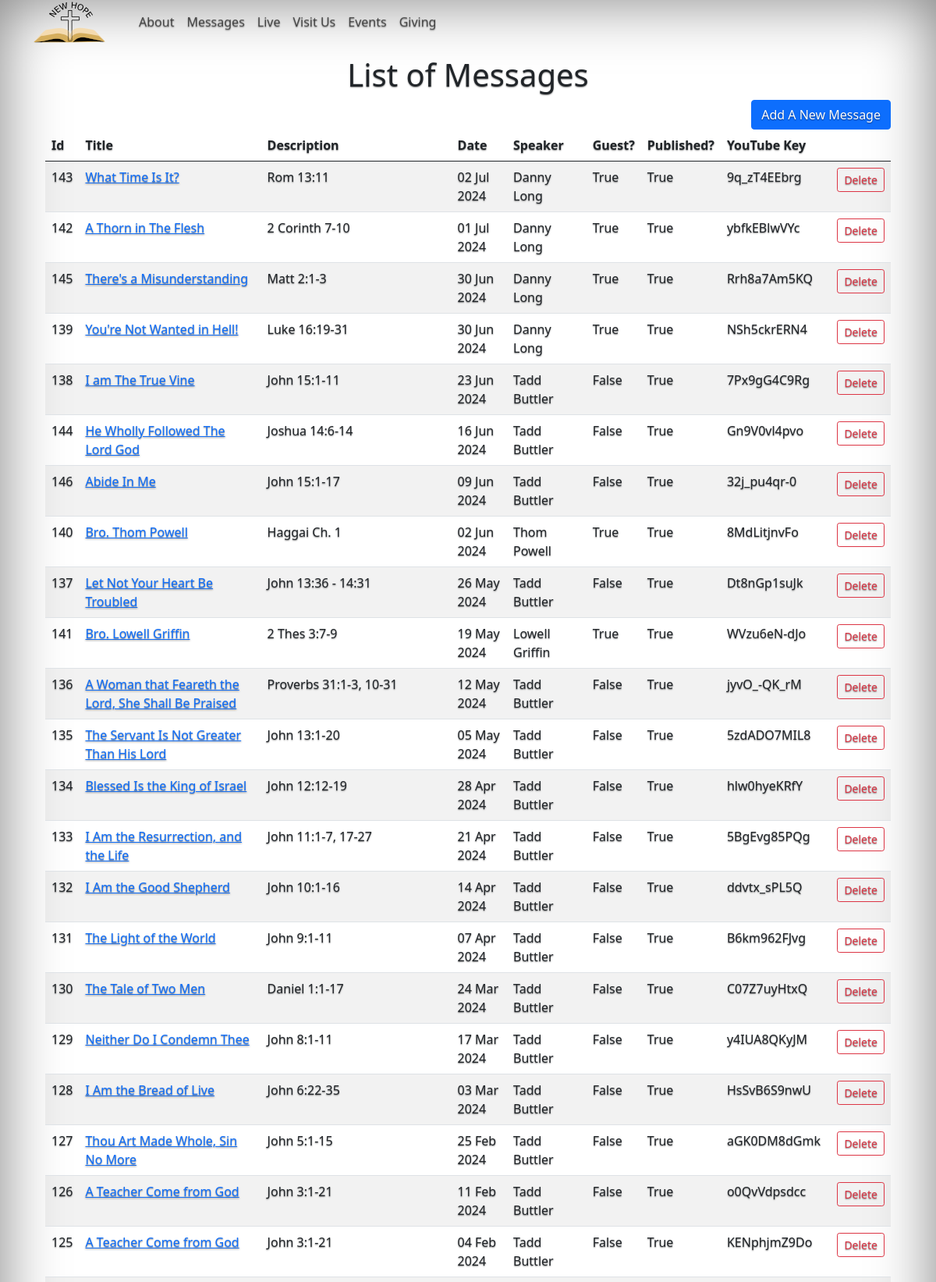
The app's page /list-messages (upper part) with its own data.
### app/models.py (models this page shows, shortened)
class VideoMessage(db.Model):
    id = db.Column(db.Integer, primary_key=True)
    title = db.Column(db.String(128))
    description = db.Column(db.String(256))
    timestamp = db.Column(db.DateTime, index=True, default=datetime.utcnow)
    youtube_id = db.Column(db.String(256), unique=True)
    speaker_id = db.Column(db.Integer, db.ForeignKey('speaker.id'))
    is_published = db.Column(db.Boolean)

### app/routes.py (the view)
@app.route('/list-messages', methods=['GET'])
def list_messages():
    pageModel.messages = GetMessages()
    return render_template('list_messages.html', model = pageModel)

### app/routes.py (called while the page is built)
def MapMessage(sequence: int, message: VideoMessage, image: Image) -> Message:
    result = Message(message.id)
    result.title = message.title
    result.timestamp = message.timestamp
    result.description = message.description
    result.youtube_id = message.youtube_id
    result.speaker_id = message.speaker_id
    result.speaker = f'{message.speaker.first_name} {message.speaker.last_name}'
    result.speaker_is_guest = message.speaker.is_guest
    result.speaker_icon_file_name = message.speaker.icon_file_name
    result.is_published = message.is_published
    result.sequence = sequence
    if bool(image):
        result.image_file = image.filename
        result.image_description = image.description
    return result

def GetMessages(count: int = 0, includeImages: bool = False):
    messages = []
    imageList = []
    if bool(count):
        messageList = VideoMessage.query.order_by(VideoMessage.timestamp.desc()).limit(count).all()
    else:
        messageList = VideoMessage.query.order_by(VideoMessage.timestamp.desc()).all()
    if includeImages:
        imageList = GetImages()
    index = 0
    numOfImages = len(imageList)
    app.logger.info(f'{len(messageList)} video message were retrieved to display.')
    for message in messageList:
        messages.append(MapMessage(
            index,
            message,
            None if index >= numOfImages else imageList[index])) # Add a default image?
        index = index + 1
    return messages

### app/templates/list_messages.html (shortened to what this page needs)
{% extends "base.html" %}
{% block content %}
<div class="row p-3 rounded">
    <div class="col-12">
        <h1 style="text-align: center;">List of Messages</h1>
        <div style="text-align: right;"><a href="{{ url_for('add_message')}}" class="btn btn-primary">Add A New Message</a></div>
        <div class="table-responsive">
        <table id="message-table" class="table table-striped table-hover">
            <thead>
                <th>Id</th>
                <th>Title</th>
                <th>Description</th>
                <th>Date</th>
                <th>Speaker</th>
                <th>Guest?</th>
                <th>Published?</th>
                <th>YouTube Key</th>
                <th></th>
            </thead>
            <tbody>
                {% for message in model.messages %}
                <tr>
                <td>{{ message.id }}</td>
                <td><a href="{{ url_for('update_message', id=message.id) }}">{{ message.title }}</a></td>
                <td>{{ message.description }}</td>
                <td>{{ message.timestamp.strftime('%d %b %Y') }}</td>
                <td>{{ message.speaker }}</td>
                <td>{{ message.speaker_is_guest }}</td>
                <td>{{ message.is_published }}</td>
                <td>{{ message.youtube_id }}</td>
                <td><a href="#" data-url="{{ url_for('delete_message', id=message.youtube_id) }}" data-title="{{ message.title }}" data-date="{{ message.timestamp.strftime('%d %b %Y') }}" class="btn btn-outline-danger btn-sm msg-delete" data-bs-toggle="modal" data-bs-target="#staticBackdrop">Delete</a></td>
                </tr>
                {% endfor %}
            </tbody>
        </table>
        </div>
    </div>
</div>
{% endblock %}

### records on screen
VideoMessage: title "What Time Is It?", description "Rom 13:11", timestamp "02 Jul 2024", youtube_id "9q_zT4EEbrg"
VideoMessage: title "A Thorn in The Flesh", description "2 Corinth 7-10", timestamp "01 Jul 2024", youtube_id "ybfkEBlwVYc"
VideoMessage: title "There's a Misunderstanding", description "Matt 2:1-3", timestamp "30 Jun 2024", youtube_id "Rrh8a7Am5KQ"
VideoMessage: title "You're Not Wanted in Hell!", description "Luke 16:19-31", timestamp "30 Jun 2024", youtube_id "NSh5ckrERN4"
VideoMessage: title "I am The True Vine", description "John 15:1-11", timestamp "23 Jun 2024", youtube_id "7Px9gG4C9Rg"
VideoMessage: title "He Wholly Followed The Lord God", description "Joshua 14:6-14", timestamp "16 Jun 2024", youtube_id "Gn9V0vl4pvo"
VideoMessage: title "Abide In Me", description "John 15:1-17", timestamp "09 Jun 2024", youtube_id "32j_pu4qr-0"
VideoMessage: id "140", title "Bro. Thom Powell", description "Haggai Ch. 1", timestamp "02 Jun 2024", speaker "Thom Powell", speaker_is_guest "True", is_published "True", youtube_id "8MdLitjnvFo"
VideoMessage: title "Let Not Your Heart Be Troubled", description "John 13:36 - 14:31", timestamp "26 May 2024", youtube_id "Dt8nGp1suJk"
VideoMessage: id "141", title "Bro. Lowell Griffin", description "2 Thes 3:7-9", timestamp "19 May 2024", speaker "Lowell Griffin", speaker_is_guest "True", is_published "True", youtube_id "WVzu6eN-dJo"
VideoMessage: title "A Woman that Feareth the Lord, She Shall Be Praised", description "Proverbs 31:1-3, 10-31", timestamp "12 May 2024", youtube_id "jyvO_-QK_rM"
VideoMessage: title "The Servant Is Not Greater Than His Lord", description "John 13:1-20", timestamp "05 May 2024", youtube_id "5zdADO7MIL8"
VideoMessage: title "Blessed Is the King of Israel", description "John 12:12-19", timestamp "28 Apr 2024", youtube_id "hlw0hyeKRfY"
VideoMessage: title "I Am the Resurrection, and the Life", description "John 11:1-7, 17-27", timestamp "21 Apr 2024", youtube_id "5BgEvg85PQg"
VideoMessage: title "I Am the Good Shepherd", description "John 10:1-16", timestamp "14 Apr 2024", youtube_id "ddvtx_sPL5Q"
VideoMessage: title "The Light of the World", description "John 9:1-11", timestamp "07 Apr 2024", youtube_id "B6km962FJvg"
VideoMessage: title "The Tale of Two Men", description "Daniel 1:1-17", timestamp "24 Mar 2024", youtube_id "C07Z7uyHtxQ"
VideoMessage: title "Neither Do I Condemn Thee", description "John 8:1-11", timestamp "17 Mar 2024", youtube_id "y4IUA8QKyJM"
VideoMessage: title "I Am the Bread of Live", description "John 6:22-35", timestamp "03 Mar 2024", youtube_id "HsSvB6S9nwU"
VideoMessage: title "Thou Art Made Whole, Sin No More", description "John 5:1-15", timestamp "25 Feb 2024", youtube_id "aGK0DM8dGmk"
VideoMessage: title "A Teacher Come from God", description "John 3:1-21", timestamp "11 Feb 2024", youtube_id "o0QvVdpsdcc"
VideoMessage: title "A Teacher Come from God", description "John 3:1-21", timestamp "04 Feb 2024", youtube_id "KENphjmZ9Do"

### other values on screen
{{ message.id }} "143" "142" "145" "139" "138" "144" "146" "137" "136" "135" "134" "133" "132" "131" "130" "129" "128" "127" "126" "125"
{{ message.speaker }} "Danny Long" "Danny Long" "Danny Long" "Danny Long" "Tadd Buttler" "Tadd Buttler" "Tadd Buttler" "Tadd Buttler" "Tadd Buttler" "Tadd Buttler" "Tadd Buttler" "Tadd Buttler" "Tadd Buttler" "Tadd Buttler" "Tadd Buttler" "Tadd Buttler" "Tadd Buttler" "Tadd Buttler" "Tadd Buttler" "Tadd Buttler"
{{ message.speaker_is_guest }} "True" "True" "True" "True" "False" "False" "False" "False" "False" "False" "False" "False" "False" "False" "False" "False" "False" "False" "False" "False"
{{ message.is_published }} "True" "True" "True" "True" "True" "True" "True" "True" "True" "True" "True" "True" "True" "True" "True" "True" "True" "True" "True" "True"
